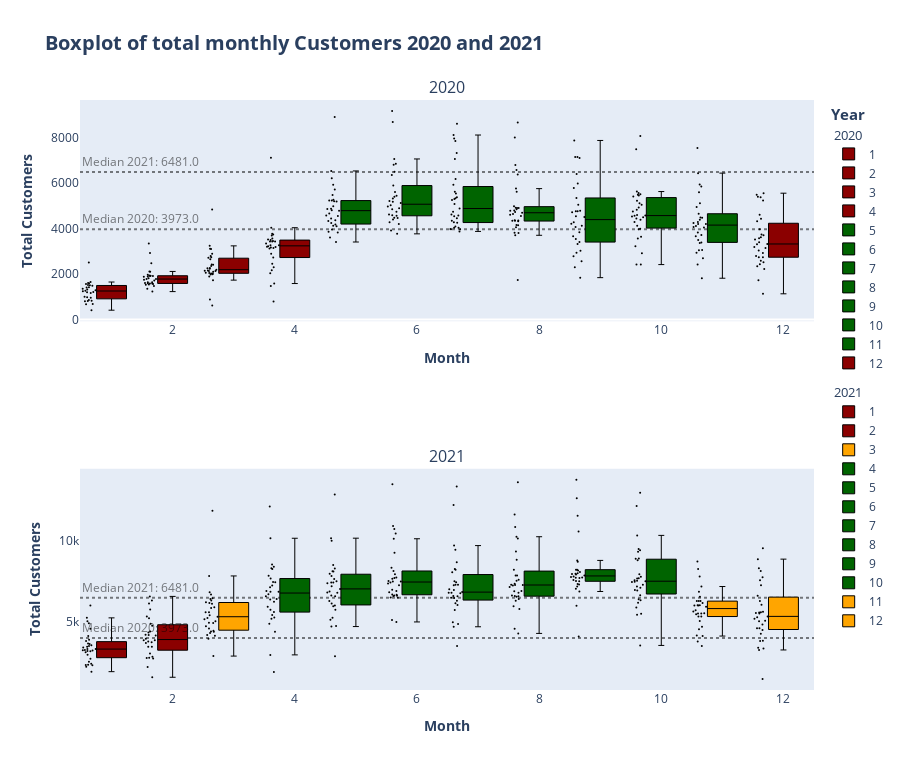

The cell this chart's notebook holds for it:
### Code cell
fig1 = make_subplots(rows= 2, cols=1, subplot_titles= ("2020", "2021"))    # 2021 noch dazumachen

for month in df_box_2020.month.unique():

  if df_box_2020.registered_customer.median() < df_box_2020[df_box_2020.month == month].registered_customer.median():
    color = "darkgreen"

  elif df_box_2020.registered_customer.median() > df_box_2020[df_box_2020.month == month].registered_customer.median():
    color = "darkred"


  fig1.add_trace(
    go.Box(
      name= f"{month}",
      legendgroup= "group1",
      legendgrouptitle_text= "2020",
      x= df_box_2020.loc[df_box_2020.month == month].month,
      y= df_box_2020.loc[df_box_2020.month == month].registered_customer,
      boxpoints= "all",
      line= dict(width= 1),
      marker= dict(size=2, color= "rgb(0,0,0)"),
      jitter= 0.5,
      whiskerwidth=0.2,
      fillcolor = color,
      hoveron = "boxes+points",
      ),
      col= 1,
      row= 1
  )

fig1.add_hline(
 y= df_box_2021.registered_customer.median(),
 opacity= 0.5,
 line_dash= "dot",
 line_color= "black",
 layer= "below",
 annotation_text= "Median 2021: "f'{df_box_2021.registered_customer.median()}',
 annotation_position= "top left",
 annotation_font_color= "black",
 annotation_opacity = 0.5,
 col= 1,
 row= 1
)

fig1.add_hline(
 y= df_box_2020.registered_customer.median(),
 opacity= 0.5,
 line_dash= "dot",
 line_color= "black",
 layer= "below",
 annotation_text= "Median 2020: "f'{df_box_2020.registered_customer.median()}',
 annotation_position= "top left",
 annotation_font_color= "black",
 annotation_opacity = 0.5,
 col= 1,
 row= 1
)


for month in df_box_2021.month.unique():

  if df_box_2021.registered_customer.median() < df_box_2021[df_box_2021.month == month].registered_customer.median():
    color = "darkgreen"

  elif df_box_2021.registered_customer.median() > df_box_2021[df_box_2021.month == month].registered_customer.median():
    color = "darkred"

    if df_box_2020.registered_customer.median() < df_box_2021[df_box_2021.month == month].registered_customer.median():
      color = "orange"

  fig1.add_trace(
    go.Box(
      name= f"{month}",
      legendgroup= "group2",
      legendgrouptitle_text= "2021",
      x= df_box_2021.loc[df_box_2021.month == month].month,
      y= df_box_2021.loc[df_box_2021.month == month].registered_customer,
      boxpoints= "all",
      line= dict(width= 1),
      marker= dict(size=2, color= "rgb(0,0,0)"),
      jitter= 0.5,
      whiskerwidth=0.2,
      fillcolor = color,
      hoveron = "boxes+points"
      ),
      col= 1,
      row= 2
  )

fig1.add_hline(
 y= df_box_2021.registered_customer.median(),
 opacity= 0.5,
 line_dash= "dot",
 line_color= "black",
 layer= "below",
 annotation_text= "Median 2021: "f'{df_box_2021.registered_customer.median()}',
 annotation_position= "top left",
 annotation_font_color= "black",
 annotation_opacity = 0.5,
 col= 1,
 row= 2
)

fig1.add_hline(
 y= df_box_2020.registered_customer.median(),
 opacity= 0.5,
 line_dash= "dot",
 line_color= "black",
 layer= "below",
 annotation_text= "Median 2020: "f'{df_box_2020.registered_customer.median()}',
 annotation_position= "top left",
 annotation_font_color= "black",
 annotation_opacity = 0.5,
 col= 1,
 row= 2
)


fig1.update_layout(title= dict(text= "<b>Boxplot of total monthly Customers 2020 and 2021</b>", font_size= 20), height= 770, legend_title_text= "<b>Year</b>", legend_title_font_size= 15, legend= dict(groupclick= "toggleitem"))
fig1.update_yaxes(title_text="<b>Total Customers</b>", title_font= dict(size= 14), showgrid= False)
fig1.update_xaxes(title_text="<b>Month</b>", title_font= dict(size= 14))

fig1.show()

### Figure 1 — Plotly figure (JSON) as saved in the notebook; plotly's stock layout.template omitted (floating-point values rounded to 4 significant figures)
{"data": [{"boxpoints": "all", "fillcolor": "darkred", "hoveron": "boxes+points", "jitter": 0.5, "legendgroup": "group1", "legendgrouptitle": {"text": "2020"}, "line": {"width": 1}, "marker": {"color": "rgb(0,0,0)", "size": 2}, "name": "1", "type": "box", "whiskerwidth": 0.2, "x": [1, 1, 1, 1, 1, 1, 1, 1, 1, 1, 1, 1, 1, 1, 1, 1, 1, 1, 1, 1, 1, 1, 1, 1, 1, 1, 1, 1], "xaxis": "x", "y": [985, 801, 1349, 1562, 1600, 1606, 1510, 959, 822, 1321, 1263, 1162, 1406, 1421, 1248, 1204, 1000, 683, 1650, 1487, 1283, 863, 818, 1206, 1515, 412, 674, 2510], "yaxis": "y"}, {"boxpoints": "all", "fillcolor": "darkred", "hoveron": "boxes+points", "jitter": 0.5, "legendgroup": "group1", "legendgrouptitle": {"text": "2020"}, "line": {"width": 1}, "marker": {"color": "rgb(0,0,0)", "size": 2}, "name": "2", "type": "box", "whiskerwidth": 0.2, "x": [2, 2, 2, 2, 2, 2, 2, 2, 2, 2, 2, 2, 2, 2, 2, 2, 2, 2, 2, 2, 2, 2, 2, 2, 2, 2, 2, 2, 2], "xaxis": "x", "y": [2106, 1917, 1924, 1879, 1932, 1895, 1972, 1229, 1781, 1712, 1530, 1605, 1538, 1746, 1472, 1589, 1913, 1815, 2115, 2475, 2927, 1635, 1584, 1359, 1636, 1788, 1565, 1592, 3339], "yaxis": "y"}, {"boxpoints": "all", "fillcolor": "darkred", "hoveron": "boxes+points", "jitter": 0.5, "legendgroup": "group1", "legendgrouptitle": {"text": "2020"}, "line": {"width": 1}, "marker": {"color": "rgb(0,0,0)", "size": 2}, "name": "3", "type": "box", "whiskerwidth": 0.2, "x": [3, 3, 3, 3, 3, 3, 3, 3, 3, 3, 3, 3, 3, 3, 3, 3, 3, 3, 3, 3, 3, 3, 3, 3, 3, 3, 3, 3, 3, 3, 3], "xaxis": "x", "y": [3104, 2254, 2649, 2795, 2229, 2352, 2412, 884, 2106, 2133, 1891, 623, 1977, 2132, 2417, 2046, 2056, 2192, 2744, 3239, 3117, 2029, 2713, 2889, 1733, 1995, 2271, 2158, 2025, 2142, 4837], "yaxis": "y"}, {"boxpoints": "all", "fillcolor": "darkred", "hoveron": "boxes+points", "jitter": 0.5, "legendgroup": "group1", "legendgrouptitle": {"text": "2020"}, "line": {"width": 1}, "marker": {"color": "rgb(0,0,0)", "size": 2}, "name": "4", "type": "box", "whiskerwidth": 0.2, "x": [4, 4, 4, 4, 4, 4, 4, 4, 4, 4, 4, 4, 4, 4, 4, 4, 4, 4, 4, 4, 4, 4, 4, 4, 4, 4, 4, 4, 4, 4], "xaxis": "x", "y": [3767, 3191, 3451, 3262, 4037, 3692, 2295, 3218, 3435, 1471, 2455, 2895, 3348, 2034, 2162, 3267, 3126, 795, 3744, 3429, 3204, 3516, 3149, 1583, 3165, 3560, 3493, 3429, 2726, 7114], "yaxis": "y"}, {"boxpoints": "all", "fillcolor": "darkgreen", "hoveron": "boxes+points", "jitter": 0.5, "legendgroup": "group1", "legendgrouptitle": {"text": "2020"}, "line": {"width": 1}, "marker": {"color": "rgb(0,0,0)", "size": 2}, "name": "5", "type": "box", "whiskerwidth": 0.2, "x": [5, 5, 5, 5, 5, 5, 5, 5, 5, 5, 5, 5, 5, 5, 5, 5, 5, 5, 5, 5, 5, 5, 5, 5, 5, 5, 5, 5, 5, 5, 5], "xaxis": "x", "y": [6532, 6207, 5267, 5920, 5711, 3610, 5193, 5204, 5229, 4333, 4362, 4803, 4182, 4864, 4105, 3409, 4553, 3958, 4123, 3855, 4575, 4985, 5472, 4868, 3829, 4242, 4660, 4439, 4787, 5230, 8904], "yaxis": "y"}, {"boxpoints": "all", "fillcolor": "darkgreen", "hoveron": "boxes+points", "jitter": 0.5, "legendgroup": "group1", "legendgrouptitle": {"text": "2020"}, "line": {"width": 1}, "marker": {"color": "rgb(0,0,0)", "size": 2}, "name": "6", "type": "box", "whiskerwidth": 0.2, "x": [6, 6, 6, 6, 6, 6, 6, 6, 6, 6, 6, 6, 6, 6, 6, 6, 6, 6, 6, 6, 6, 6, 6, 6, 6, 6, 6, 6, 6, 6], "xaxis": "x", "y": [8688, 7059, 6351, 6806, 6844, 6499, 5890, 5324, 5446, 4401, 3915, 4586, 4966, 4460, 5020, 4891, 5180, 3767, 4844, 5119, 4744, 4272, 4198, 4472, 4561, 5213, 5606, 5402, 4617, 9164], "yaxis": "y"}, {"boxpoints": "all", "fillcolor": "darkgreen", "hoveron": "boxes+points", "jitter": 0.5, "legendgroup": "group1", "legendgrouptitle": {"text": "2020"}, "line": {"width": 1}, "marker": {"color": "rgb(0,0,0)", "size": 2}, "name": "7", "type": "box", "whiskerwidth": 0.2, "x": [7, 7, 7, 7, 7, 7, 7, 7, 7, 7, 7, 7, 7, 7, 7, 7, 7, 7, 7, 7, 7, 7, 7, 7, 7, 7, 7, 7, 7, 7, 7], "xaxis": "x", "y": [8607, 7953, 7850, 7055, 6179, 7318, 5621, 5373, 5256, 4040, 5336, 4881, 4086, 4258, 4342, 5084, 5538, 5923, 5302, 4458, 4541, 4279, 3967, 3973, 3874, 4040, 3975, 4613, 4743, 4570, 8111], "yaxis": "y"}, {"boxpoints": "all", "fillcolor": "darkgreen", "hoveron": "boxes+points", "jitter": 0.5, "legendgroup": "group1", "legendgrouptitle": {"text": "2020"}, "line": {"width": 1}, "marker": {"color": "rgb(0,0,0)", "size": 2}, "name": "8", "type": "box", "whiskerwidth": 0.2, "x": [8, 8, 8, 8, 8, 8, 8, 8, 8, 8, 8, 8, 8, 8, 8, 8, 8, 8, 8, 8, 8, 8, 8, 8, 8, 8, 8, 8, 8, 8, 8], "xaxis": "x", "y": [8002, 6796, 6371, 6574, 4914, 5620, 5755, 4979, 4338, 4326, 4602, 4780, 4792, 4905, 4150, 3820, 4338, 4725, 4694, 3805, 4153, 4903, 4054, 4547, 4848, 4642, 3704, 4357, 1737, 4369, 8666], "yaxis": "y"}, {"boxpoints": "all", "fillcolor": "darkgreen", "hoveron": "boxes+points", "jitter": 0.5, "legendgroup": "group1", "legendgrouptitle": {"text": "2020"}, "line": {"width": 1}, "marker": {"color": "rgb(0,0,0)", "size": 2}, "name": "9", "type": "box", "whiskerwidth": 0.2, "x": [9, 9, 9, 9, 9, 9, 9, 9, 9, 9, 9, 9, 9, 9, 9, 9, 9, 9, 9, 9, 9, 9, 9, 9, 9, 9, 9, 9, 9, 9], "xaxis": "x", "y": [7872, 7150, 7100, 6396, 5784, 5976, 4206, 3321, 2558, 1842, 3544, 5345, 5046, 4713, 4763, 4785, 3659, 4760, 4511, 4274, 4539, 3026, 2788, 2933, 2299, 4072, 4123, 3835, 3405, 7146], "yaxis": "y"}, {"boxpoints": "all", "fillcolor": "darkgreen", "hoveron": "boxes+points", "jitter": 0.5, "legendgroup": "group1", "legendgrouptitle": {"text": "2020"}, "line": {"width": 1}, "marker": {"color": "rgb(0,0,0)", "size": 2}, "name": "10", "type": "box", "whiskerwidth": 0.2, "x": [10, 10, 10, 10, 10, 10, 10, 10, 10, 10, 10, 10, 10, 10, 10, 10, 10, 10, 10, 10, 10, 10, 10, 10, 10, 10, 10, 10, 10, 10, 10], "xaxis": "x", "y": [8070, 7486, 4494, 4527, 4827, 5561, 5626, 5453, 5489, 5409, 5511, 5117, 4563, 2416, 2913, 3644, 5217, 5041, 4570, 4748, 2424, 3966, 4438, 4388, 4286, 4120, 4593, 3987, 3217, 3567, 4920], "yaxis": "y"}, {"boxpoints": "all", "fillcolor": "darkgreen", "hoveron": "boxes+points", "jitter": 0.5, "legendgroup": "group1", "legendgrouptitle": {"text": "2020"}, "line": {"width": 1}, "marker": {"color": "rgb(0,0,0)", "size": 2}, "name": "11", "type": "box", "whiskerwidth": 0.2, "x": [11, 11, 11, 11, 11, 11, 11, 11, 11, 11, 11, 11, 11, 11, 11, 11, 11, 11, 11, 11, 11, 11, 11, 11, 11, 11, 11, 11, 11, 11], "xaxis": "x", "y": [6436, 5934, 5852, 5600, 5109, 4952, 4651, 4242, 4474, 4205, 4109, 2933, 3368, 4067, 3717, 4486, 4195, 1817, 3053, 3392, 3663, 4043, 2693, 2420, 3045, 3493, 4291, 3827, 4388, 7538], "yaxis": "y"}, {"boxpoints": "all", "fillcolor": "darkred", "hoveron": "boxes+points", "jitter": 0.5, "legendgroup": "group1", "legendgrouptitle": {"text": "2020"}, "line": {"width": 1}, "marker": {"color": "rgb(0,0,0)", "size": 2}, "name": "12", "type": "box", "whiskerwidth": 0.2, "x": [12, 12, 12, 12, 12, 12, 12, 12, 12, 12, 12, 12, 12, 12, 12, 12, 12, 12, 12, 12, 12, 12, 12, 12, 12, 12, 12, 12, 12, 12, 12], "xaxis": "x", "y": [5400, 5489, 5372, 5236, 4602, 4321, 4431, 3150, 1132, 3322, 3620, 3190, 2743, 3310, 3523, 3740, 3709, 3577, 2739, 2431, 3403, 3967, 1730, 3030, 2924, 2589, 2344, 2514, 2225, 2792, 5554], "yaxis": "y"}, {"boxpoints": "all", "fillcolor": "darkred", "hoveron": "boxes+points", "jitter": 0.5, "legendgroup": "group2", "legendgrouptitle": {"text": "2021"}, "line": {"width": 1}, "marker": {"color": "rgb(0,0,0)", "size": 2}, "name": "1", "type": "box", "whiskerwidth": 0.2, "x": [1, 1, 1, 1, 1, 1, 1, 1, 1, 1, 1, 1, 1, 1, 1, 1, 1, 1, 1, 1, 1, 1, 1, 1, 1, 1, 1, 1, 1, 1, 1], "xaxis": "x2", "y": [5227, 5010, 3782, 3147, 3199, 3162, 3861, 4556, 4886, 3425, 2376, 3598, 2177, 4097, 3214, 2493, 2311, 2298, 2935, 3376, 3292, 3090, 1877, 2279, 2683, 3474, 3638, 3514, 3221, 3283, 6002], "yaxis": "y2"}, {"boxpoints": "all", "fillcolor": "darkred", "hoveron": "boxes+points", "jitter": 0.5, "legendgroup": "group2", "legendgrouptitle": {"text": "2021"}, "line": {"width": 1}, "marker": {"color": "rgb(0,0,0)", "size": 2}, "name": "2", "type": "box", "whiskerwidth": 0.2, "x": [2, 2, 2, 2, 2, 2, 2, 2, 2, 2, 2, 2, 2, 2, 2, 2, 2, 2, 2, 2, 2, 2, 2, 2, 2, 2, 2, 2], "xaxis": "x2", "y": [5748, 6126, 6307, 5206, 5314, 3754, 3713, 4370, 4861, 2802, 3830, 3831, 2169, 1529, 3422, 3922, 4169, 3005, 4154, 4318, 2689, 2750, 3658, 4130, 4738, 3421, 2724, 6563], "yaxis": "y2"}, {"boxpoints": "all", "fillcolor": "orange", "hoveron": "boxes+points", "jitter": 0.5, "legendgroup": "group2", "legendgrouptitle": {"text": "2021"}, "line": {"width": 1}, "marker": {"color": "rgb(0,0,0)", "size": 2}, "name": "3", "type": "box", "whiskerwidth": 0.2, "x": [3, 3, 3, 3, 3, 3, 3, 3, 3, 3, 3, 3, 3, 3, 3, 3, 3, 3, 3, 3, 3, 3, 3, 3, 3, 3, 3, 3, 3, 3, 3], "xaxis": "x2", "y": [6815, 6111, 4705, 6450, 4363, 5008, 4152, 3930, 4422, 4916, 5382, 4569, 4118, 4911, 5298, 5847, 6312, 6192, 4378, 7836, 5892, 6153, 5573, 5580, 6398, 6675, 2847, 4277, 5223, 5138, 11899], "yaxis": "y2"}, {"boxpoints": "all", "fillcolor": "darkgreen", "hoveron": "boxes+points", "jitter": 0.5, "legendgroup": "group2", "legendgrouptitle": {"text": "2021"}, "line": {"width": 1}, "marker": {"color": "rgb(0,0,0)", "size": 2}, "name": "4", "type": "box", "whiskerwidth": 0.2, "x": [4, 4, 4, 4, 4, 4, 4, 4, 4, 4, 4, 4, 4, 4, 4, 4, 4, 4, 4, 4, 4, 4, 4, 4, 4, 4, 4, 4, 4, 4], "xaxis": "x2", "y": [10183, 8550, 8265, 8414, 7848, 8317, 7675, 7450, 7239, 6857, 5169, 5585, 5918, 4862, 5409, 6398, 7460, 7132, 6370, 6691, 4367, 6565, 6903, 6853, 1855, 2922, 5739, 6226, 5254, 12161], "yaxis": "y2"}, {"boxpoints": "all", "fillcolor": "darkgreen", "hoveron": "boxes+points", "jitter": 0.5, "legendgroup": "group2", "legendgrouptitle": {"text": "2021"}, "line": {"width": 1}, "marker": {"color": "rgb(0,0,0)", "size": 2}, "name": "5", "type": "box", "whiskerwidth": 0.2, "x": [5, 5, 5, 5, 5, 5, 5, 5, 5, 5, 5, 5, 5, 5, 5, 5, 5, 5, 5, 5, 5, 5, 5, 5, 5, 5, 5, 5, 5, 5, 5], "xaxis": "x2", "y": [10031, 10188, 8523, 8107, 8123, 7979, 7500, 7839, 7189, 6273, 5728, 4717, 6572, 7030, 7429, 6118, 2843, 5115, 7424, 7384, 7639, 8294, 6875, 4686, 5943, 5228, 6622, 6793, 6803, 6002, 12915], "yaxis": "y2"}, {"boxpoints": "all", "fillcolor": "darkgreen", "hoveron": "boxes+points", "jitter": 0.5, "legendgroup": "group2", "legendgrouptitle": {"text": "2021"}, "line": {"width": 1}, "marker": {"color": "rgb(0,0,0)", "size": 2}, "name": "6", "type": "box", "whiskerwidth": 0.2, "x": [6, 6, 6, 6, 6, 6, 6, 6, 6, 6, 6, 6, 6, 6, 6, 6, 6, 6, 6, 6, 6, 6, 6, 6, 6, 6, 6, 6, 6, 6], "xaxis": "x2", "y": [10951, 10754, 10483, 6681, 10152, 9288, 8347, 8146, 7942, 7494, 7736, 7498, 6598, 6664, 4972, 7421, 7363, 7665, 7702, 6978, 5099, 6825, 6481, 6500, 6615, 7522, 6594, 6892, 7254, 13542], "yaxis": "y2"}, {"boxpoints": "all", "fillcolor": "darkgreen", "hoveron": "boxes+points", "jitter": 0.5, "legendgroup": "group2", "legendgrouptitle": {"text": "2021"}, "line": {"width": 1}, "marker": {"color": "rgb(0,0,0)", "size": 2}, "name": "7", "type": "box", "whiskerwidth": 0.2, "x": [7, 7, 7, 7, 7, 7, 7, 7, 7, 7, 7, 7, 7, 7, 7, 7, 7, 7, 7, 7, 7, 7, 7, 7, 7, 7, 7, 7, 7, 7, 7], "xaxis": "x2", "y": [12247, 9727, 9467, 8066, 8221, 8262, 8692, 7281, 7008, 4840, 4672, 6569, 6290, 7264, 7446, 7499, 6969, 6031, 6830, 6786, 5713, 6591, 4955, 3468, 6139, 6475, 6758, 7289, 6460, 6797, 13405], "yaxis": "y2"}, {"boxpoints": "all", "fillcolor": "darkgreen", "hoveron": "boxes+points", "jitter": 0.5, "legendgroup": "group2", "legendgrouptitle": {"text": "2021"}, "line": {"width": 1}, "marker": {"color": "rgb(0,0,0)", "size": 2}, "name": "8", "type": "box", "whiskerwidth": 0.2, "x": [8, 8, 8, 8, 8, 8, 8, 8, 8, 8, 8, 8, 8, 8, 8, 8, 8, 8, 8, 8, 8, 8, 8, 8, 8, 8, 8, 8, 8, 8, 8], "xaxis": "x2", "y": [11662, 10877, 10167, 10279, 9360, 8851, 8228, 6576, 7871, 7273, 7534, 7286, 5786, 6299, 6544, 6883, 6784, 7347, 7605, 7148, 7865, 4549, 5948, 6901, 6623, 7278, 7249, 6402, 4258, 6583, 13678], "yaxis": "y2"}, {"boxpoints": "all", "fillcolor": "darkgreen", "hoveron": "boxes+points", "jitter": 0.5, "legendgroup": "group2", "legendgrouptitle": {"text": "2021"}, "line": {"width": 1}, "marker": {"color": "rgb(0,0,0)", "size": 2}, "name": "9", "type": "box", "whiskerwidth": 0.2, "x": [9, 9, 9, 9, 9, 9, 9, 9, 9, 9, 9, 9, 9, 9, 9, 9, 9, 9, 9, 9, 9, 9, 9, 9, 9, 9, 9, 9, 9, 9], "xaxis": "x2", "y": [12681, 11590, 10607, 8804, 7931, 7747, 8228, 8174, 7033, 7504, 5976, 8227, 7525, 7767, 7870, 7804, 8009, 8714, 7333, 6869, 4073, 7591, 7724, 7972, 8088, 7178, 7311, 7950, 7703, 13822], "yaxis": "y2"}, {"boxpoints": "all", "fillcolor": "darkgreen", "hoveron": "boxes+points", "jitter": 0.5, "legendgroup": "group2", "legendgrouptitle": {"text": "2021"}, "line": {"width": 1}, "marker": {"color": "rgb(0,0,0)", "size": 2}, "name": "10", "type": "box", "whiskerwidth": 0.2, "x": [10, 10, 10, 10, 10, 10, 10, 10, 10, 10, 10, 10, 10, 10, 10, 10, 10, 10, 10, 10, 10, 10, 10, 10, 10, 10, 10, 10, 10, 10, 10], "xaxis": "x2", "y": [13023, 12188, 10362, 9519, 6925, 9441, 8809, 9347, 8917, 3510, 5478, 6392, 7691, 7570, 7282, 7109, 6639, 5875, 7534, 7461, 7509, 5424, 7678, 6965, 7473, 7942, 7785, 6170, 6321, 7181, 8902], "yaxis": "y2"}, {"boxpoints": "all", "fillcolor": "orange", "hoveron": "boxes+points", "jitter": 0.5, "legendgroup": "group2", "legendgrouptitle": {"text": "2021"}, "line": {"width": 1}, "marker": {"color": "rgb(0,0,0)", "size": 2}, "name": "11", "type": "box", "whiskerwidth": 0.2, "x": [11, 11, 11, 11, 11, 11, 11, 11, 11, 11, 11, 11, 11, 11, 11, 11, 11, 11, 11, 11, 11, 11, 11, 11, 11, 11, 11, 11, 11, 11], "xaxis": "x2", "y": [3476, 4520, 8271, 7797, 7178, 6269, 6007, 5994, 6272, 5035, 5315, 5992, 6536, 6852, 6269, 4094, 5495, 5445, 5698, 5629, 4669, 5499, 5912, 6012, 5309, 6153, 4122, 3762, 5507, 8736], "yaxis": "y2"}, {"boxpoints": "all", "fillcolor": "orange", "hoveron": "boxes+points", "jitter": 0.5, "legendgroup": "group2", "legendgrouptitle": {"text": "2021"}, "line": {"width": 1}, "marker": {"color": "rgb(0,0,0)", "size": 2}, "name": "12", "type": "box", "whiskerwidth": 0.2, "x": [12, 12, 12, 12, 12, 12, 12, 12, 12, 12, 12, 12, 12, 12, 12, 12, 12, 12, 12, 12, 12, 12, 12, 12, 12, 12, 12, 12, 12, 12, 12], "xaxis": "x2", "y": [9563, 8883, 8315, 7255, 6280, 7566, 7757, 6598, 6046, 5008, 5582, 3228, 5170, 5501, 5319, 5532, 5611, 5047, 3786, 4585, 5557, 5267, 4821, 4476, 3360, 3805, 3322, 4577, 1424, 4231, 8144], "yaxis": "y2"}], "layout": {"annotations": [{"font": {"size": 16}, "showarrow": false, "text": "2020", "x": 0.5, "xanchor": "center", "xref": "paper", "y": 1, "yanchor": "bottom", "yref": "paper"}, {"font": {"size": 16}, "showarrow": false, "text": "2021", "x": 0.5, "xanchor": "center", "xref": "paper", "y": 0.375, "yanchor": "bottom", "yref": "paper"}, {"font": {"color": "black"}, "opacity": 0.5, "showarrow": false, "text": "Median 2021: 6481.0", "x": 0, "xanchor": "left", "xref": "x domain", "y": 6481, "yanchor": "bottom", "yref": "y"}, {"font": {"color": "black"}, "opacity": 0.5, "showarrow": false, "text": "Median 2020: 3973.0", "x": 0, "xanchor": "left", "xref": "x domain", "y": 3973, "yanchor": "bottom", "yref": "y"}, {"font": {"color": "black"}, "opacity": 0.5, "showarrow": false, "text": "Median 2021: 6481.0", "x": 0, "xanchor": "left", "xref": "x2 domain", "y": 6481, "yanchor": "bottom", "yref": "y2"}, {"font": {"color": "black"}, "opacity": 0.5, "showarrow": false, "text": "Median 2020: 3973.0", "x": 0, "xanchor": "left", "xref": "x2 domain", "y": 3973, "yanchor": "bottom", "yref": "y2"}], "height": 770, "legend": {"groupclick": "toggleitem", "title": {"font": {"size": 15}, "text": "<b>Year</b>"}}, "shapes": [{"layer": "below", "line": {"color": "black", "dash": "dot"}, "opacity": 0.5, "type": "line", "x0": 0, "x1": 1, "xref": "x domain", "y0": 6481, "y1": 6481, "yref": "y"}, {"layer": "below", "line": {"color": "black", "dash": "dot"}, "opacity": 0.5, "type": "line", "x0": 0, "x1": 1, "xref": "x domain", "y0": 3973, "y1": 3973, "yref": "y"}, {"layer": "below", "line": {"color": "black", "dash": "dot"}, "opacity": 0.5, "type": "line", "x0": 0, "x1": 1, "xref": "x2 domain", "y0": 6481, "y1": 6481, "yref": "y2"}, {"layer": "below", "line": {"color": "black", "dash": "dot"}, "opacity": 0.5, "type": "line", "x0": 0, "x1": 1, "xref": "x2 domain", "y0": 3973, "y1": 3973, "yref": "y2"}], "title": {"font": {"size": 20}, "text": "<b>Boxplot of total monthly Customers 2020 and 2021</b>"}, "xaxis": {"anchor": "y", "domain": [0, 1], "title": {"font": {"size": 14}, "text": "<b>Month</b>"}}, "xaxis2": {"anchor": "y2", "domain": [0, 1], "title": {"font": {"size": 14}, "text": "<b>Month</b>"}}, "yaxis": {"anchor": "x", "domain": [0.625, 1], "showgrid": false, "title": {"font": {"size": 14}, "text": "<b>Total Customers</b>"}}, "yaxis2": {"anchor": "x2", "domain": [0, 0.375], "showgrid": false, "title": {"font": {"size": 14}, "text": "<b>Total Customers</b>"}}}}
